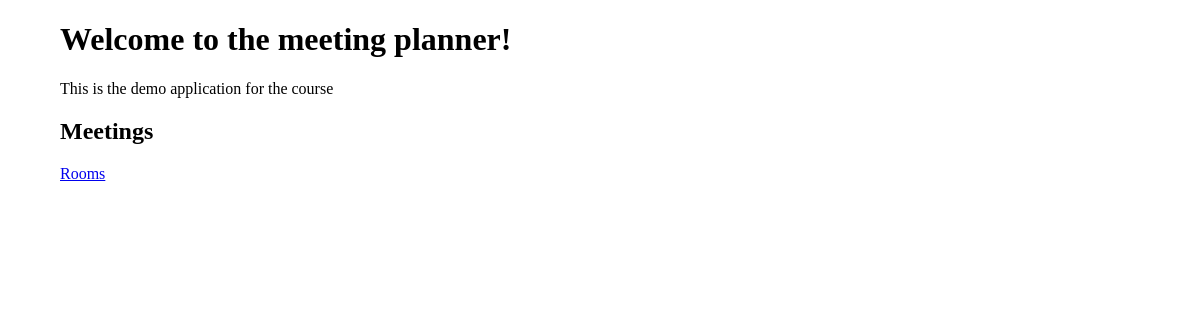
The app's page /, older data.
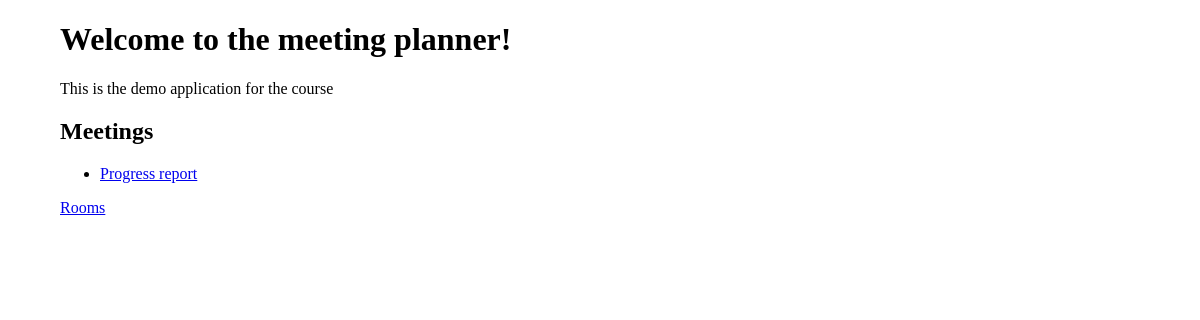
The same page, newer data.
### meetings/models.py (models this page shows, shortened)
class Meeting(models.Model):
  title = models.CharField(max_length=200)
  date = models.DateField()
  start_time = models.TimeField(default=time(9))
  duration = models.IntegerField(default=1)
  room = models.ForeignKey(Room, on_delete=models.CASCADE)

### website/views.py (the view)
# urls.py: path('', welcome, name='home'),
def welcome(request):
  return render(request,"website/welcome.html", {"meetings": Meeting.objects.all()})

### website/templates/website/welcome.html (shortened to what this page needs)
{% extends "base.html" %}
{% block content %}
{% load static %}
  <h1>Welcome to the meeting planner!</h1>
  <p>This is the demo application for the course</p>
  <h2>Meetings</h2>
  <ul>
    {% for meeting in meetings %}
      <li>
        <a href="{% url 'detail' meeting.id %}">
          {{meeting.title}}
        </a>
      </li>
    {% endfor %}
  </ul>
  <p>
    <a href="{% url 'rooms' %}">Rooms</a>
  </p>
{% endblock content %}

Row changes from the older to the newer data that the page shows:
added Meeting: title "Progress report"
